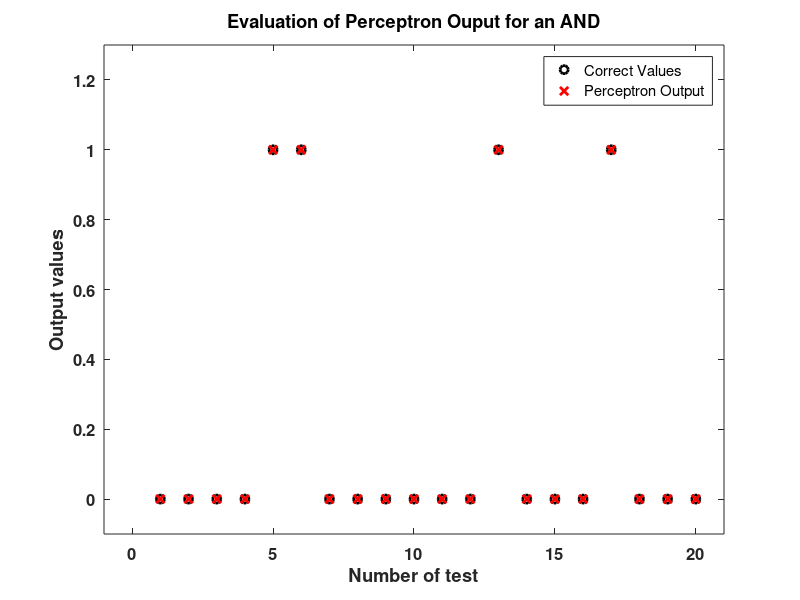

Here is the MATLAB script that generated this plot:
function myperceptron_AND_DNI
%function myperceptron_AND_DNI
% Funcion principal que realiza las funciones de
 %1) Creación de las variables para el banco de entrenamiento y banco de
    %validación
 %2) Creación de la red neuronal (perceptron)
 %3) Entrenamiento de la red neuronal con el set de valores del banco de
    %entrenamiento
 %4) Validación de la red con el banco de validación.
 %5) Calculo y representación del error cometido.
    
%%%%%%%%%%%%%%%%%%%%%%%%%%%%%%%%%%%%%%%%%%%%%%%%%%%%%%%%%%%%%%%%%
%Creamos entradas y salidas de entrenamiento para una funcion AND
%%%%%%%%%%%%%%%%%%%%%%%%%%%%%%%%%%%%%%%%%%%%%%%%%%%%%%%%%%%%%%%
% Inicializamos las variables E1, E2 y SE ideales para entrenamiento
lg=0; %lg=0 AND lg=1 XOR
num_ent=5000;
num_test=20;
posibilidades=[0 1];
for ii=1:1:(num_ent+num_test)
    if rand()<=1/2
        E1(ii)=posibilidades(1);
    else
        E1(ii)=posibilidades(2);
    end
    if rand()<=1/2
        E2(ii)=posibilidades(1);
    else
        E2(ii)=posibilidades(2);
    end
    if lg==0
        SE(ii)=and(E1(ii),E2(ii));
    else
        SE(ii)=xor(E1(ii),E2(ii));
    end
end
E1V=E1(num_ent+1:length(E1));
E2V=E2(num_ent+1:length(E2));
SEV=SE(num_ent+1:length(SE));
E1=E1(1:num_ent);
E2=E2(1:num_ent);
SE=SE(1:num_ent);
%%%%%%%%%%%%%%%%%%%%%%%%%%%%%%%%%%%%%%%%%%%%%%%%%%%%%%%%%%%%%%%%%
%%%% Creamos entradas y salidas de validacion E1V, E2V, SEV para test
%%%%%%%%%%%%%%%%%%%%%%%%%%%%%%%%%%%%%%%%%%%%%%%%%%%%%%%%%%%%%%%%%


%%%%%%%%%%%%%%%%%%%%%%%%%%%%%%%%%%%%%%%%%%%%%%%%%%%%%%%%%%%%%%%%%
% Inicializamos un perceptron para 2 entradas %%%
%%%%%%%%%%%%%%%%%%%%%%%%%%%%%%%%%%%%%%%%%%%%%%%%%%%%%%%%%%%%%%%%%
myperceptron=initialize_perceptron(2);

%%%%%%%%%%%%%%%%%%%%%%%%%%%%%%%%%%%%%%%%%%%%%%%%%%%%%%%%%%%%%%%%%
% Entrenamos el perceptron para un LR, por defecto 0.7
%%%%%%%%%%%%%%%%%%%%%%%%%%%%%%%%%%%%%%%%%%%%%%%%%%%%%%%%%%%%%%%%%
LR=0.7;
myperceptronT=train_perceptron(myperceptron,LR,[E1;E2]',SE);

%%%%%%%%%%%%%%%%%%%%%%%%%%%%%%%%%%%%%%%%%%%%%%%%%%%%%%%%%%%%%%%%%
% Evaluamos el perceptron
%%%%%%%%%%%%%%%%%%%%%%%%%%%%%%%%%%%%%%%%%%%%%%%%%%%%%%%%%%%%%%%%%
S_est=useperceptron(myperceptronT,[E1V;E2V]');

%%%%%%%%%%%%%%%%%%%%%%%%%%%%%%%%%%%%%%%%%%%%%%%%%%%%%%%%%%%%%%%%%
%Calculamos y representamos el error cometido
%%%%%%%%%%%%%%%%%%%%%%%%%%%%%%%%%%%%%%%%%%%%%%%%%%%%%%%%%%%%%%%%%
error=mean(abs(SEV-S_est));
 
close all
figure,
plot(SEV,'ok','LineWidth',2),hold on
plot(S_est,'xr','LineWidth',2)
%set(gcf,'FontWeight','bold')
set(gca,'FontSize',12) %# Fix font size of the text in the current axes 
set(gca,'FontWeight','bold')  %# Fix Bold text in the current axes 
xlabel('Number of test','FontWeight','bold')
ylabel('Output values','FontWeight','bold')
axis([-1 length(SEV)+1 -0.1 1.3])
legend('Correct Values','Perceptron Output')
title('Evaluation of Perceptron Ouput for an AND','FontWeight','bold')
 
%%%%%%%%%%%%%
% FUNCTIONS %
%%%%%%%%%%%%%
    function [myperceptron]=initialize_perceptron(n_inputs)
    %function [myperceptron]=initialize_perceptron(n_inputs)
    %funcion que inicializa un perceptron y le asigna pesos aleatorios Esta función crea e inicializa la estructura myperceptron.weights donde se guardan los pesos del perceptron. Los valores de los pesos iniciales deben ser números aleatorios entre -1 y 1.
    % INPUTS:
        % n_inputs: numero de entradas al perceptron
    % OUPUT:
          % myperceptron:  estructura con el perceptron 
              % myperceptron.bias:       %Bias del perceptron (e.g. 1)
              % myperceptron.weights:    %Pesos del perceptron
    myperceptron.weights=rand(1,n_inputs+1)*2-1;
    myperceptron.bias=1;
    end

    function myperceptron=train_perceptron(myperceptron,LR,input,output)
    % function myperceptron=train_perceptron(myperceptron,LR,input,output)
    % funcion que modifica los pesos del perceptron para que vaya aprendiendo a
    % a partir de los valores de entrada que se le indican
    % ESTE PERCEPTRON UTILIZA:
        % Funcion sigma SIGMOIDAL
        % Entrenamiento DELTA RULE
    % INPUTS:
       % myperceptron:  estructura con el perceptron
               %myperceptron.bias:       %Bias del perceptron (e.g. 1)
               %myperceptron.weights:    %Pesos del perceptron 
       % LR: learning rate (e.g. 0.7)
       % input: matriz con valores de entrada de entrenamiento (e.g. [E1 E2])
       % output: vector con valores de salida de entrenamiento (e.g. [SE])
    % OUPUT:
          % myperceptron:  estructura con el perceptron ya entrenado
              %myperceptron.bias:       %Bias del perceptron (e.g. 1)
              %myperceptron.weights:    %Pesos del perceptron ya entrenado
        a=1;
        [N,M]=size(input);
        for i=1:1:N
            for j=1:1:M
                E(j)=input(i,j);        
            end
                v=myperceptron.bias*myperceptron.weights(1);
            for j=1:1:M
                v=v+myperceptron.weights(j+1)*E(j); %Sumatorio v
            end
            % Función SIGMOIDAL
            y=1/(1+exp(-a*v));
            
            if y~=output(i) %Resultado obtenido diferente al esperado
                e=output(i)-y; %Cálculo de error esperado-obtenido
                    myperceptron.weights(1)=myperceptron.weights(1)+...
                                                LR*e*myperceptron.bias;
                for j=1:1:M %Recalculamos los pesos
                    myperceptron.weights(j+1)=myperceptron.weights(j+1)+...
                                                                LR*e*E(j);
                end      
            end     
        end
    end %END function

    function out=useperceptron(myperceptron,input)
    % function out=useperceptron(myperceptron,input)
    % funcion que utiliza el perceptron para calcular las salidas a partir de
    % las entradas de acuerdo con lo que haya aprendido el perceptron en la
    % fase de entrenamiento
        [N,M]=size(input);
        for i=1:1:N
            for j=1:1:M
                E(j)=input(i,j);        
            end
                v=myperceptron.bias*myperceptron.weights(1);
            for j=1:1:M
                v=v+myperceptron.weights(j+1)*E(j);
            end
            if v<0
                out(i)=0;
            else
                out(i)=1;
            end

        end
    end

end %END MAIN function